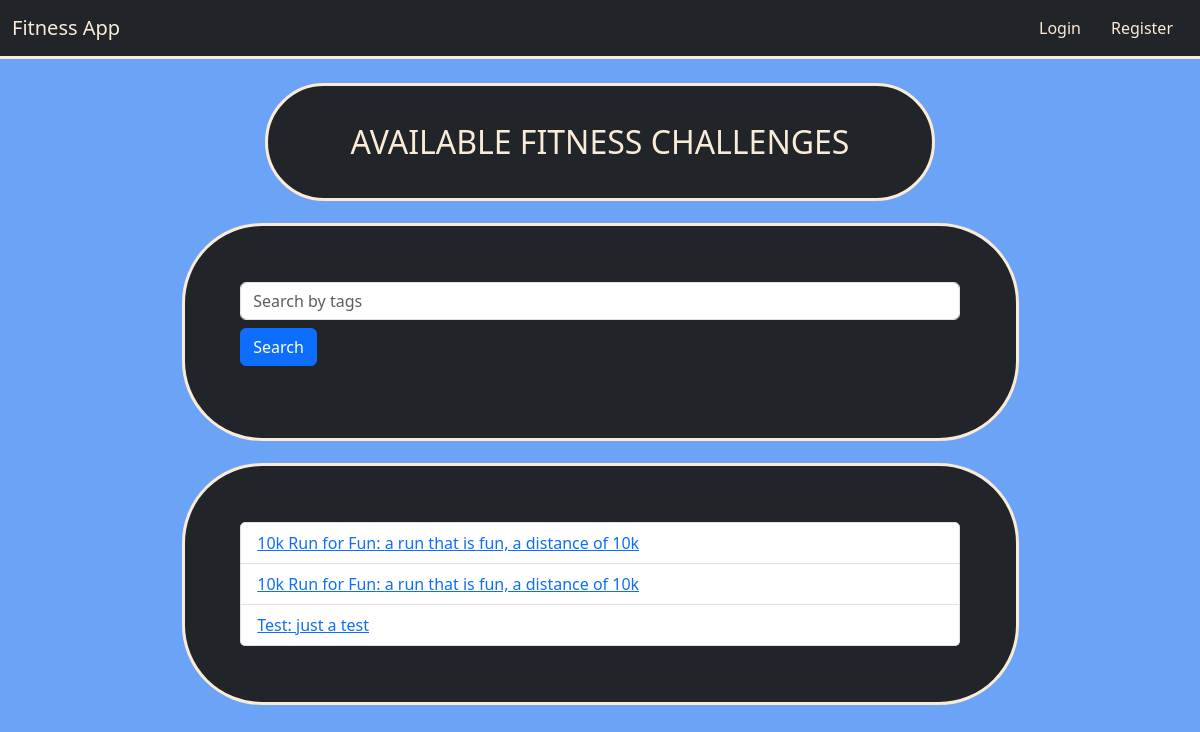
Before: /search with the older database file.
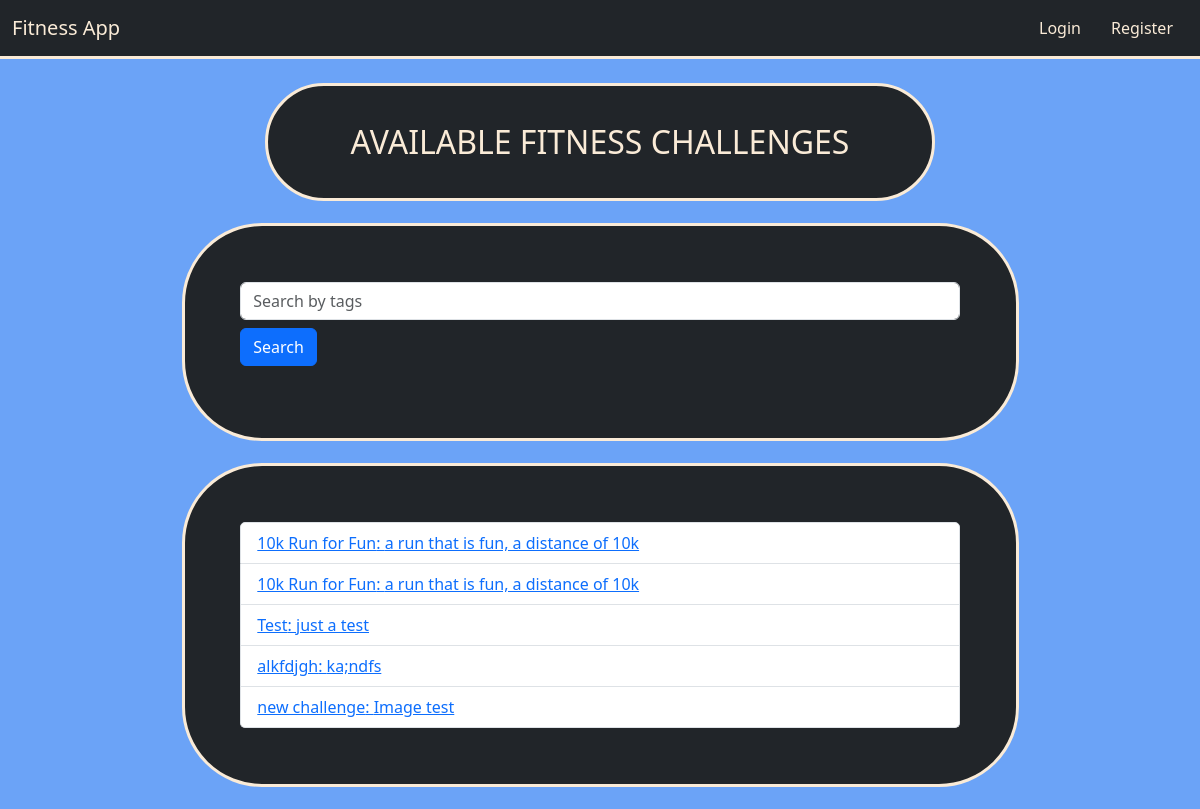
After: the same page with the newer database file.
### models.py (models this page shows)
class Challenge(db.Model):
    id = db.Column(db.Integer, primary_key=True)
    user_id = db.Column(db.Integer, db.ForeignKey('user.id'), nullable=True)
    challenge_type = db.Column(db.String(80), nullable=False)
    image = db.Column(db.String(200), nullable=True)
    description = db.Column(db.Text, nullable=False)
    tags = db.Column(db.String(200), nullable=True)
    created_at = db.Column(db.DateTime, default=func.now())
    goals = db.relationship('Goal', backref='challenge', lazy=True, cascade="all, delete-orphan")
    badges = db.relationship('ChallengeBadge', backref='challenge', lazy=True, cascade="all, delete-orphan")
    chat_messages = db.relationship('ChatMessage', backref='challenge', lazy=True, cascade="all, delete-orphan")
    statuses = db.relationship('UserChallengeStatus', backref='challenge', lazy=True, cascade="all, delete-orphan")
    completions = db.relationship('CompletedChallenge', backref='challenge', lazy=True, cascade="all, delete-orphan")
    favorites = db.relationship('Favorite', backref='challenge', lazy=True, cascade="all, delete-orphan")

### routes/challenge_routes.py (the view)
@challenge_bp.route('/search')
def search():
    query = request.args.get('query', '')
    challenges = Challenge.query.filter(Challenge.tags.contains(query)).all()
    return render_template('index.html', challenges=challenges)

### templates/index.html (shortened to what this page needs)
{% extends "layout.html" %}
{% block content %}
  <div class="container titles">
    <p class="headers">AVAILABLE FITNESS CHALLENGES</p>
  </div>
  <div class="card content gap border-3">
    <form method="get" action="{{ url_for('challenge_bp.search') }}" class="mb-3">
      <input type="text" name="query" placeholder="Search by tags" class="form-control">
      <button type="submit" class="btn btn-primary mt-2">Search</button>
    </form>
  </div>
  <div class="card content gap border-3">
    <ul class="list-group">
      {% for challenge in challenges %}
        <li class="list-group-item">
          <a href="{{ url_for('challenge_bp.challenge', challenge_id=challenge.id) }}">
            {{ challenge.challenge_type }}: {{ challenge.description }}
          </a>
        </li>
      {% endfor %}
    </ul>
  </div>
{% endblock %}

Changed rows visible on the page:
added Challenge: challenge_type "alkfdjgh", description "ka;ndfs"
added Challenge: challenge_type "new challenge", description "Image test"
